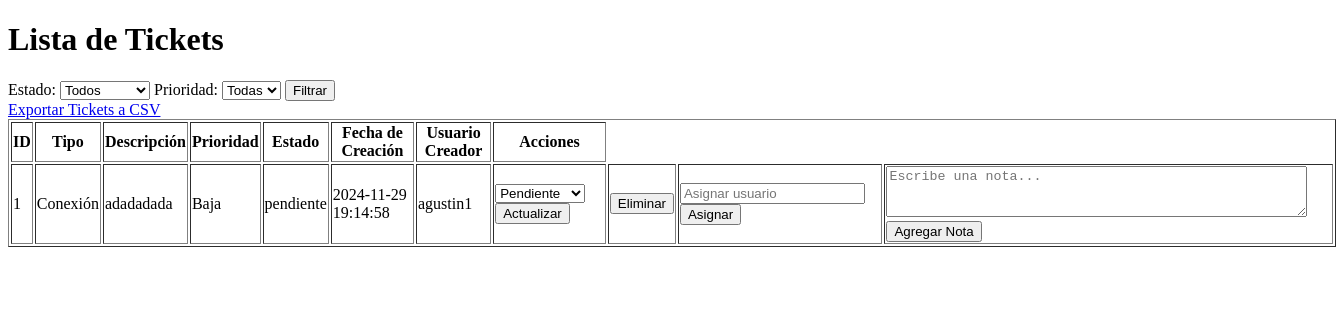
The app's page /tickets, older data.
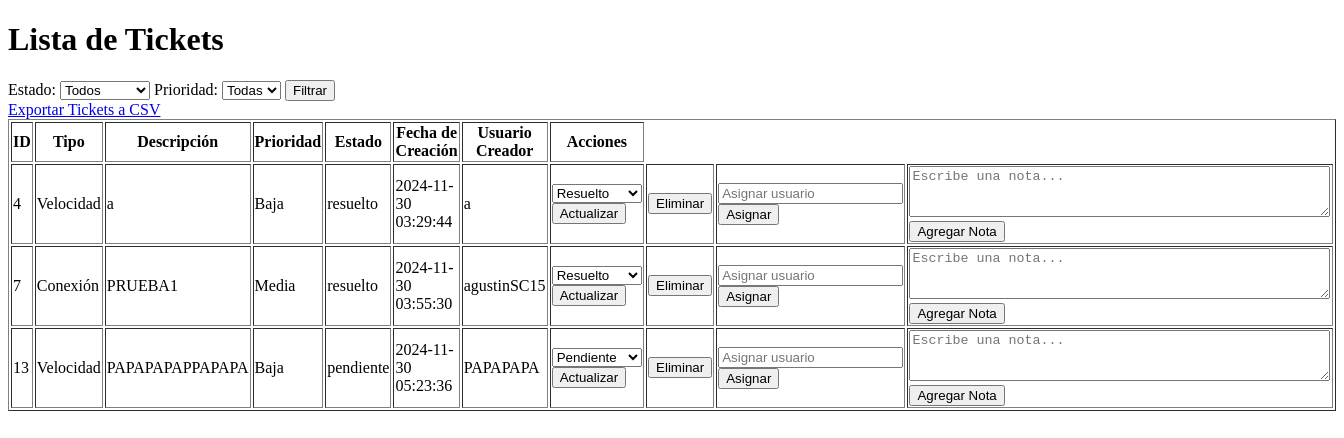
The same page, newer data.
### tables this page shows
CREATE TABLE tickets (
    id INTEGER PRIMARY KEY AUTOINCREMENT,
    tipo TEXT NOT NULL,
    descripcion TEXT NOT NULL,
    prioridad TEXT NOT NULL,
    estado TEXT DEFAULT 'pendiente',
    fecha_creacion DATETIME DEFAULT CURRENT_TIMESTAMP,
    usuario_creador TEXT NOT NULL,
    notas TEXT,
    archivo TEXT
, usuario_asignado TEXT);

### app.py (the view)
@app.route('/tickets')
def tickets():
    estado = request.args.get('estado')  # Filtrar por estado
    prioridad = request.args.get('prioridad')  # Filtrar por prioridad
    query = 'SELECT * FROM tickets WHERE 1=1'
    params = []
    if estado:
        query += ' AND estado = ?'
        params.append(estado)
    if prioridad:
        query += ' AND prioridad = ?'
        params.append(prioridad)
    conn = get_db_connection()
    tickets = conn.execute(query, params).fetchall()
    conn.close()
    return render_template('tickets.html', tickets=tickets, estado=estado, prioridad=prioridad)

### app.py (called while the page is built)
def get_db_connection():
    conn = sqlite3.connect('database.db', timeout=10)  # Espera hasta 10 segundos si la base de datos está bloqueada
    conn.row_factory = sqlite3.Row
    return conn

### templates/tickets.html (shortened to what this page needs)
<!DOCTYPE html>
<html lang="es">
<head>
</head>
<body>
    <h1>Lista de Tickets</h1>
    <form action="/tickets" method="GET">
        <label for="estado">Estado:</label>
        <select name="estado" id="estado">
            <option value="" {% if not estado %}selected{% endif %}>Todos</option>
        </select>
        <label for="prioridad">Prioridad:</label>
        <select name="prioridad" id="prioridad">
            <option value="" {% if not prioridad %}selected{% endif %}>Todas</option>
        </select>
        <button type="submit">Filtrar</button>
    </form>
    <table border="1">
        <thead>
            <tr>
                <th>ID</th>
                <th>Tipo</th>
                <th>Descripción</th>
                <th>Prioridad</th>
                <th>Estado</th>
                <th>Fecha de Creación</th>
                <th>Usuario Creador</th>
                <th>Acciones</th>
            </tr>
        </thead>
        <tbody>
            {% for ticket in tickets %}
            <tr>
                <td>{{ ticket['id'] }}</td>
                <td>{{ ticket['tipo'] }}</td>
                <td>{{ ticket['descripcion'] }}</td>
                <td>{{ ticket['prioridad'] }}</td>
                <td>{{ ticket['estado'] }}</td>
                <td>{{ ticket['fecha_creacion'] }}</td>
                <td>{{ ticket['usuario_creador'] }}</td>
                <td>
                    <form action="/update-ticket/{{ ticket['id'] }}" method="POST" style="display:inline;">
                        <select name="nuevo_estado" required>
                            <option value="pendiente" {% if ticket['estado']=='pendiente' %}selected{% endif %}>
                                Pendiente</option>
                            <option value="resuelto" {% if ticket['estado']=='resuelto' %}selected{% endif %}>Resuelto
                            </option>
                        </select>
                        <button type="submit">Actualizar</button>
                    </form>
                </td>
                <td>
                    <form action="/delete-ticket/{{ ticket['id'] }}" method="POST" style="display:inline;">
                        <button type="submit"
                            onclick="return confirm('¿Estás seguro de que deseas eliminar este ticket?')">Eliminar</button>
                    </form>
                </td>
                <td>
                    <form action="/assign-ticket/{{ ticket['id'] }}" method="POST" style="display:inline;">
                        <input type="text" name="usuario_asignado" placeholder="Asignar usuario" required>
                        <button type="submit">Asignar</button>
                    </form>
                </td>
                <td>
                    <form action="/add-note/{{ ticket['id'] }}" method="POST">
                        <textarea name="nota" rows="3" cols="50" placeholder="Escribe una nota..." required></textarea>
                        <button type="submit">Agregar Nota</button>
                    </form>
                </td>
            </tr>
            {% endfor %}
        </tbody>
        <a href="/export-tickets" class="button">Exportar Tickets a CSV</a>
    </table>
</body>
</html>

Row changes from the older to the newer data that the page shows:
removed tickets: id "1", tipo "Conexión", descripcion "adadadada", prioridad "Baja", estado "pendiente", fecha_creacion "2024-11-29 19:14:58", usuario_creador "agustin1", nuevo_estado "Pendiente"
added tickets: id "4", tipo "Velocidad", descripcion "a", prioridad "Baja", estado "resuelto", fecha_creacion "2024-11-30 03:29:44", usuario_creador "a", nuevo_estado "Resuelto"
added tickets: id "7", tipo "Conexión", descripcion "PRUEBA1", prioridad "Media", estado "resuelto", fecha_creacion "2024-11-30 03:55:30", usuario_creador "agustinSC15", nuevo_estado "Resuelto"
added tickets: id "13", tipo "Velocidad", descripcion "PAPAPAPAPPAPAPA", prioridad "Baja", estado "pendiente", fecha_creacion "2024-11-30 05:23:36", usuario_creador "PAPAPAPA", nuevo_estado "Pendiente"
